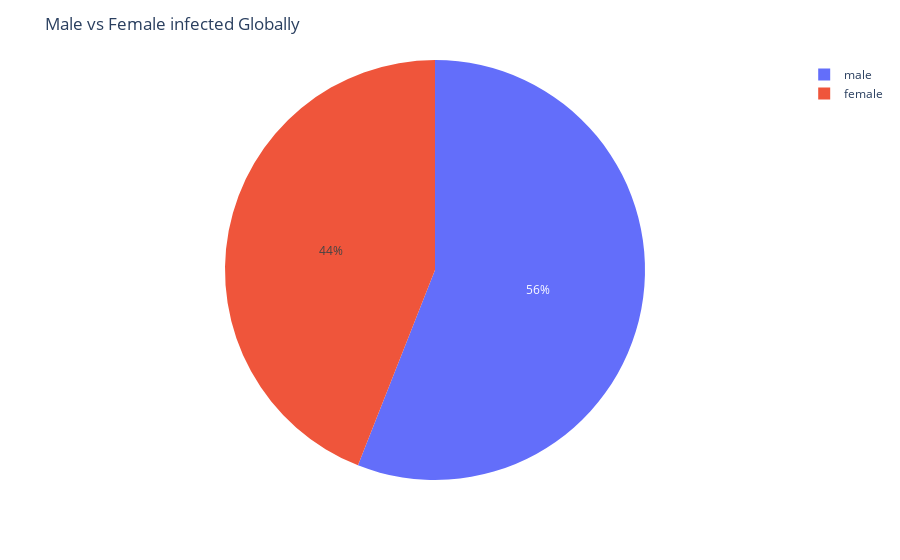

This figure's notebook cell:
### Code cell
sex= df_four.sex.value_counts()[1:]
fig=px.pie(sex,sex.index,sex)
fig.update_layout(title="Male vs Female infected Globally")

### Figure 1 — Plotly figure (JSON) as saved in the notebook; plotly's stock layout.template omitted (floating-point values rounded to 4 significant figures)
{"data": [{"domain": {"x": [0, 1], "y": [0, 1]}, "hoverlabel": {"namelength": 0}, "hovertemplate": "label=%{label}<br>value=%{value}", "labels": ["male", "female"], "legendgroup": "", "name": "", "showlegend": true, "type": "pie", "values": [707, 556]}], "layout": {"legend": {"tracegroupgap": 0}, "margin": {"t": 60}, "title": {"text": "Male vs Female infected Globally"}}}
